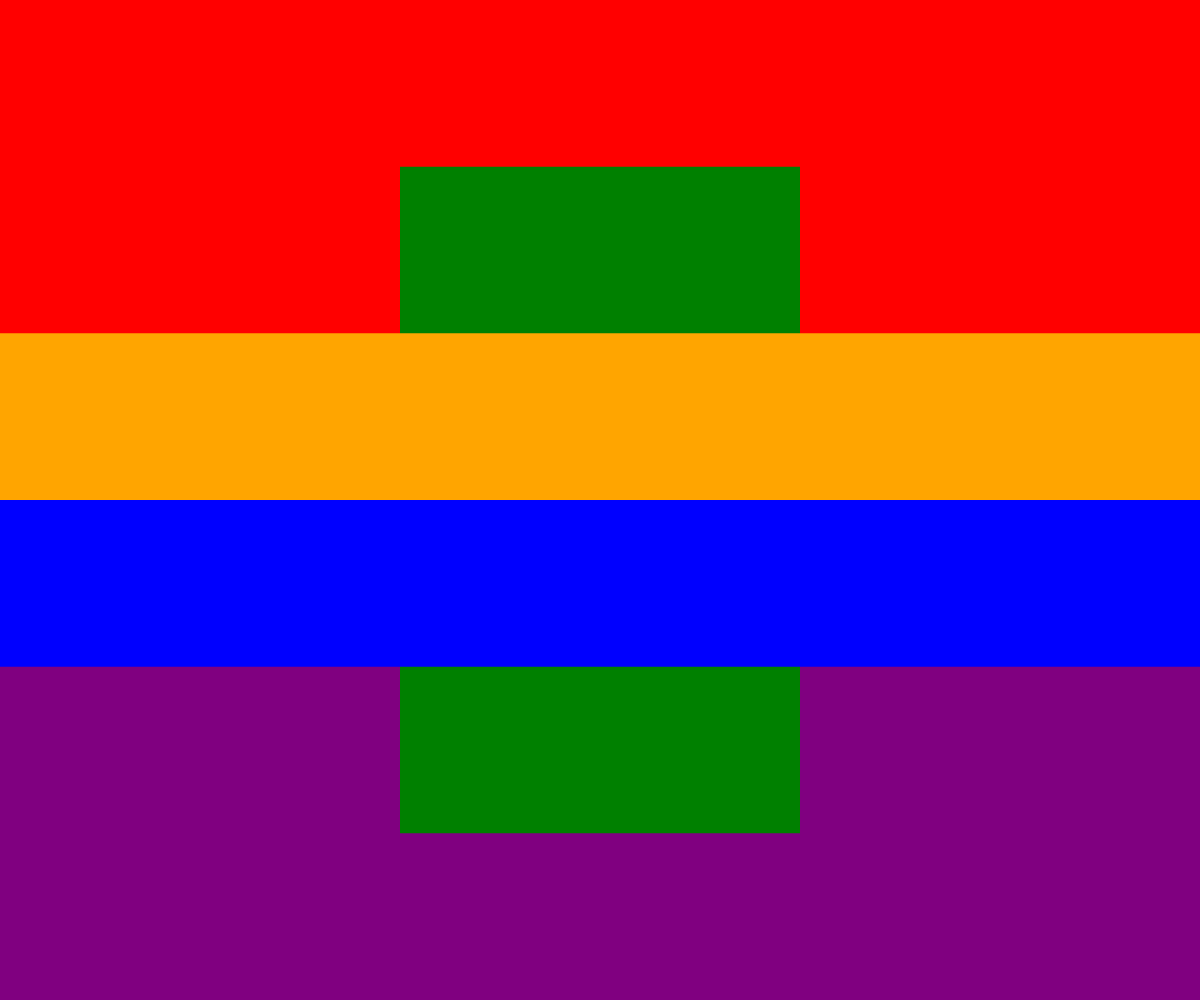
Frame 1 (no input)
Frame 60 (no input): identical to frame 1, image omitted
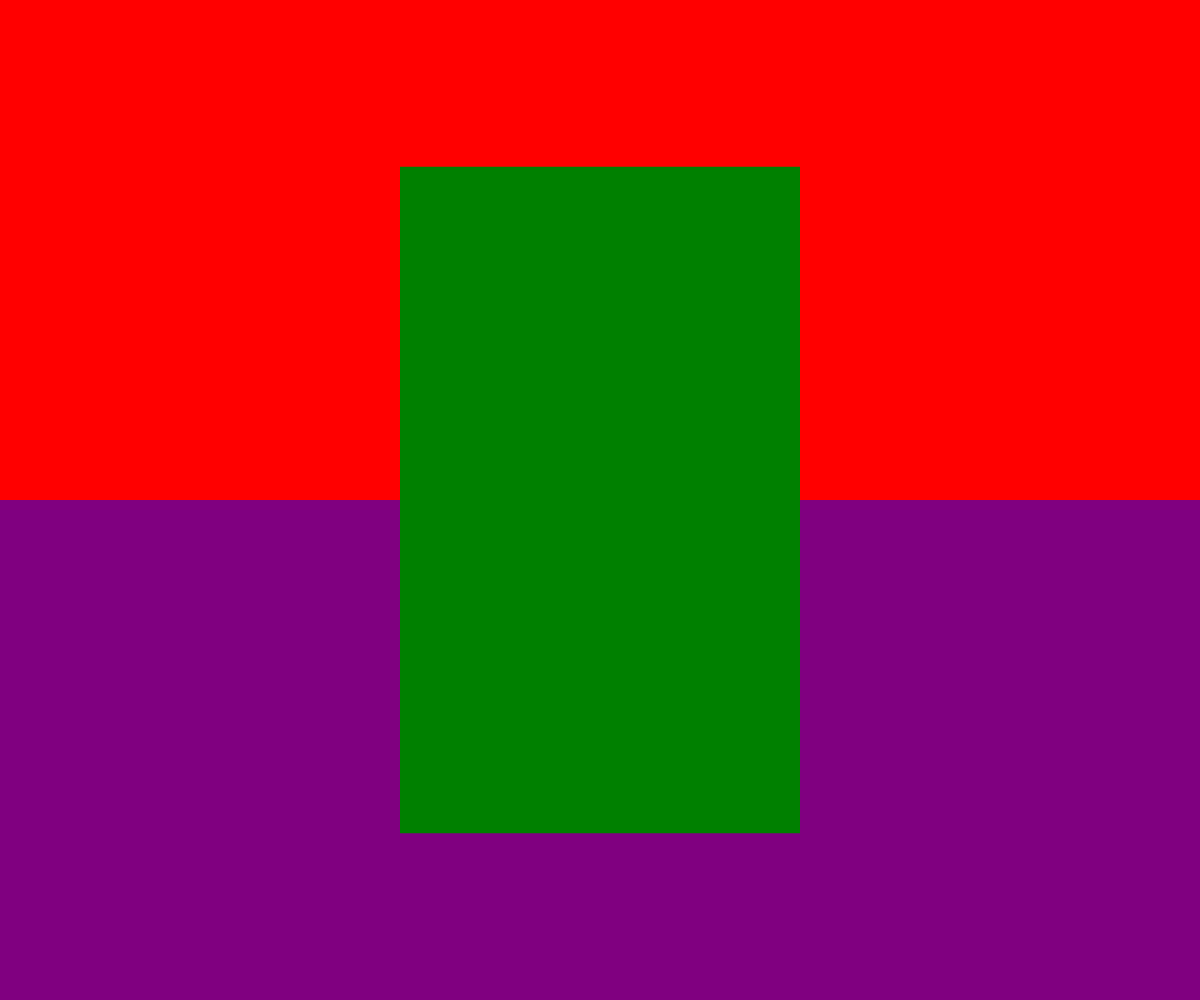
Frame 120 (the mouse pressed at the canvas centre since frame 60)

The p5.js sketch that drew these frames (run headless with seeded random() and noise() and a simulated clock; from frame 60 on, the mouse is pressed at the canvas centre):

// p5.js sketch
// ── sketch.js

let clrs = [
'red', //top 0
'orange', //middle top 1
'green', //middle strip 2
'blue', //middle bottom 3
'purple' //bottom 4
//Rainbow effect	
]


function setup() {
  createCanvas(windowWidth, windowHeight);
  noStroke();
}

function draw() {
 background(220);
 canvasRect(clrs[4], height/2, height/2, false);
 canvasRect(clrs[0], height/2, 0, false);
 fill(clrs[2]); 
 rect(width * 1/3, height * 1/6, width * 1/3, height * 2/3); 
 canvasRect(clrs[1], height/6, height/3, true);
 canvasRect(clrs[3], height/6, height/2, true);


}

function canvasRect(clr, hgt, y_offset, clickable) {
	fill(clr);
	if((clickable == true) && (mouseIsPressed == false)){
		rect(0, y_offset, width, hgt);
	} 
	if(clickable == false){
		rect(0, y_offset, width, hgt);
	}
}
